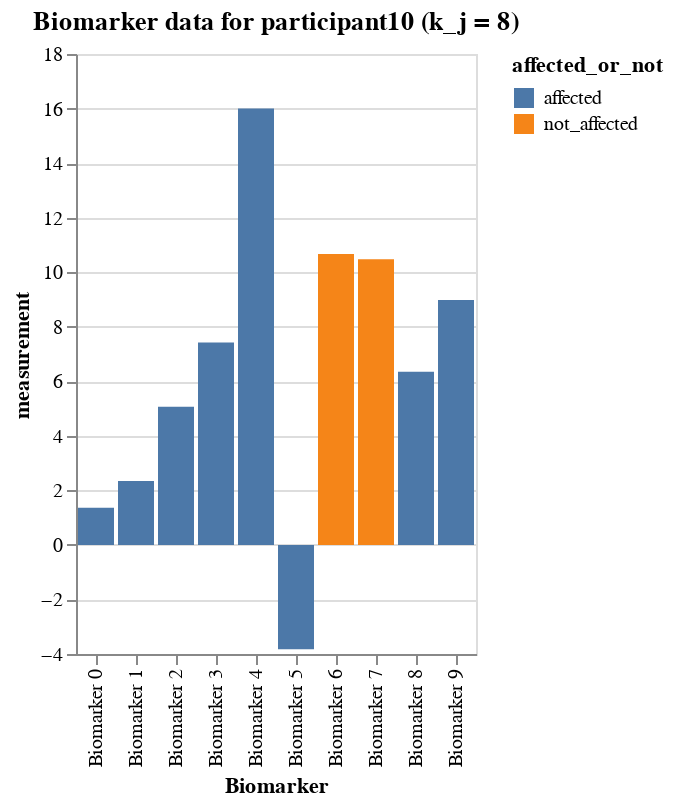

The code cell stored with this chart in its notebook:
### Markdown cell above
### A certain participant's data

### Code cell
# participant 10
participant10_data = df_expanded[df_expanded.participant == 10]
alt.Chart(participant10_data).mark_bar().encode(
    x='Biomarker',
    y='measurement',
    color=alt.Color(
        'affected_or_not:N'
    ),
    tooltip=['Biomarker', 'affected_or_not', 'measurement']
).interactive().properties(
    title=f'Biomarker data for participant10 (k_j = {participant10_data.k_j.to_list()[0]})'
)

### Figure 1 — Vega-Lite specification as saved in the notebook (floating-point values rounded to 4 significant figures)
{"config": {"view": {"continuousWidth": 300, "continuousHeight": 300}}, "data": {"name": "data-d6678fe82fd2f514d2b2000f1c12610c"}, "mark": {"type": "bar"}, "encoding": {"color": {"field": "affected_or_not", "type": "nominal"}, "tooltip": [{"field": "Biomarker", "type": "nominal"}, {"field": "affected_or_not", "type": "nominal"}, {"field": "measurement", "type": "quantitative"}], "x": {"field": "Biomarker", "type": "nominal"}, "y": {"field": "measurement", "type": "quantitative"}}, "params": [{"name": "param_1", "select": {"type": "interval", "encodings": ["x", "y"]}, "bind": "scales"}], "title": "Biomarker data for participant10 (k_j = 8)", "$schema": "https://vega.github.io/schema/vega-lite/v5.16.3.json", "datasets": {"data-d6678fe82fd2f514d2b2000f1c12610c": [{"Biomarker": "Biomarker 0", "participant": 10, "measurement": 1.36, "k_j": 8, "S_n": 5, "affected_or_not": "affected"}, {"Biomarker": "Biomarker 1", "participant": 10, "measurement": 2.342, "k_j": 8, "S_n": 7, "affected_or_not": "affected"}, {"Biomarker": "Biomarker 2", "participant": 10, "measurement": 5.069, "k_j": 8, "S_n": 6, "affected_or_not": "affected"}, {"Biomarker": "Biomarker 3", "participant": 10, "measurement": 7.425, "k_j": 8, "S_n": 4, "affected_or_not": "affected"}, {"Biomarker": "Biomarker 4", "participant": 10, "measurement": 16.01, "k_j": 8, "S_n": 8, "affected_or_not": "affected"}, {"Biomarker": "Biomarker 5", "participant": 10, "measurement": -3.825, "k_j": 8, "S_n": 2, "affected_or_not": "affected"}, {"Biomarker": "Biomarker 6", "participant": 10, "measurement": 10.67, "k_j": 8, "S_n": 9, "affected_or_not": "not_affected"}, {"Biomarker": "Biomarker 7", "participant": 10, "measurement": 10.48, "k_j": 8, "S_n": 10, "affected_or_not": "not_affected"}, {"Biomarker": "Biomarker 8", "participant": 10, "measurement": 6.352, "k_j": 8, "S_n": 1, "affected_or_not": "affected"}, {"Biomarker": "Biomarker 9", "participant": 10, "measurement": 8.98, "k_j": 8, "S_n": 3, "affected_or_not": "affected"}]}}
